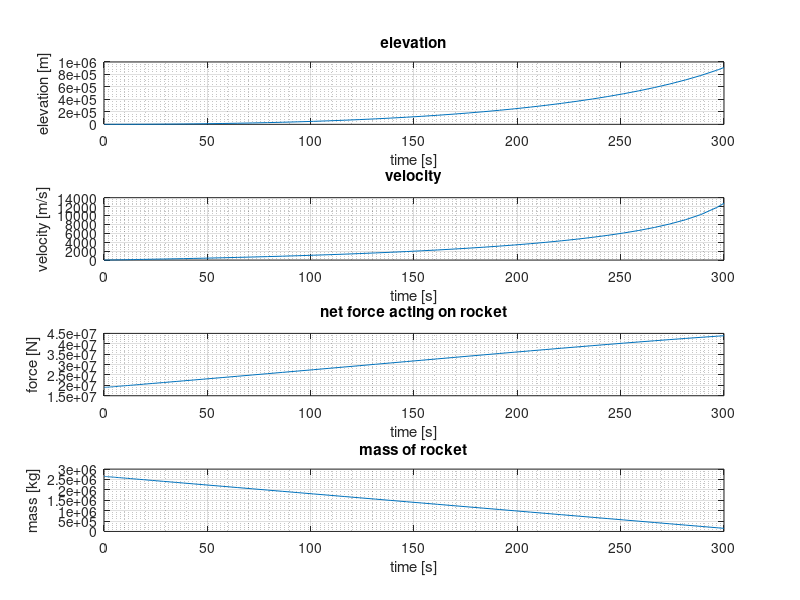

This chart was generated by the following MATLAB code:
function simple_rocket()
%Bach Phan
%B ENGR 310 A
%28/10/2017
%SIMPLE ROCKET Motion of a Simple Rocket w/ linear fuel burning rate
%The goal is to model the flight of a simple 1-stage rocket taking off from
%the ground during the time it's engine is burning. Assume that the thrust 
%is constant while the stage fires and that fuel mass decreases 
%linearly and the rocket fires continuously until the fuel is expended

rmass = 15*10^4; %kg
fmass = 25*10^5; %kg
burntime = 300; %s
thrust = 45*10^6; %N
eradii = 6371*10^3;%m

[t, X] = ode45(@rate_func,[0 burntime], [0; 0]);
%plot(t,X(:,1),'r'); %position wrt t
%hold on;
%plot(t,X(:,2),'g'); %velocity wrt t
%hold off;
%grid on;
y = X(:,1);
v = X(:,2);
m = mass(t);
f = force(t,y);

p4 = subplot(4,1,2);
plot(t, v);
title('velocity');
xlabel('time [s]');
ylabel('velocity [m/s]');

p3 = subplot(4,1,1);
plot(t, y);
title('elevation');
xlabel('time [s]');
ylabel('elevation [m]');

p1 = subplot(4,1,4);
plot(t,m);
title('mass of rocket');
xlabel('time [s]');
ylabel('mass [kg]');

p2 = subplot(4,1,3);
plot(t,f);
xlabel('time [s]');
ylabel('force [N]');
title('net force acting on rocket');

grid(p1, 'on');
grid(p2, 'on');
grid(p1, 'minor');
grid(p2, 'minor');
grid(p3, 'on');
grid(p3, 'minor');
grid(p4, 'on');
grid(p4, 'minor');

disp('final altitude in km');
disp(y(end)/10^3);

    function f = force(t, y)
        emass = 5.972*10^24; %kg
        G = 6.674*10^-11; %N*(m/kg)^2
        f = thrust - G.*(emass.*mass(t))./(y+eradii).^2;
    end

    function m = mass(t)
        burningrate = fmass/burntime;
        if t <= 300
            m = rmass + fmass - burningrate*t;
        else
            m = rmass;
        end
    end
    
    function rate = rate_func(t, X)
        % ydot = v
        % vdot = Fy/m(t)
        py = X(1); % y component of position
        vy = X(2); % y component of velocity
        ay = force(t,py)/mass(t); % y component of acceleration
        % compute derivatives
        vdot = ay;
        ydot = vy;
        % pack rate array
        rate = [ydot; vdot];
    end

end

